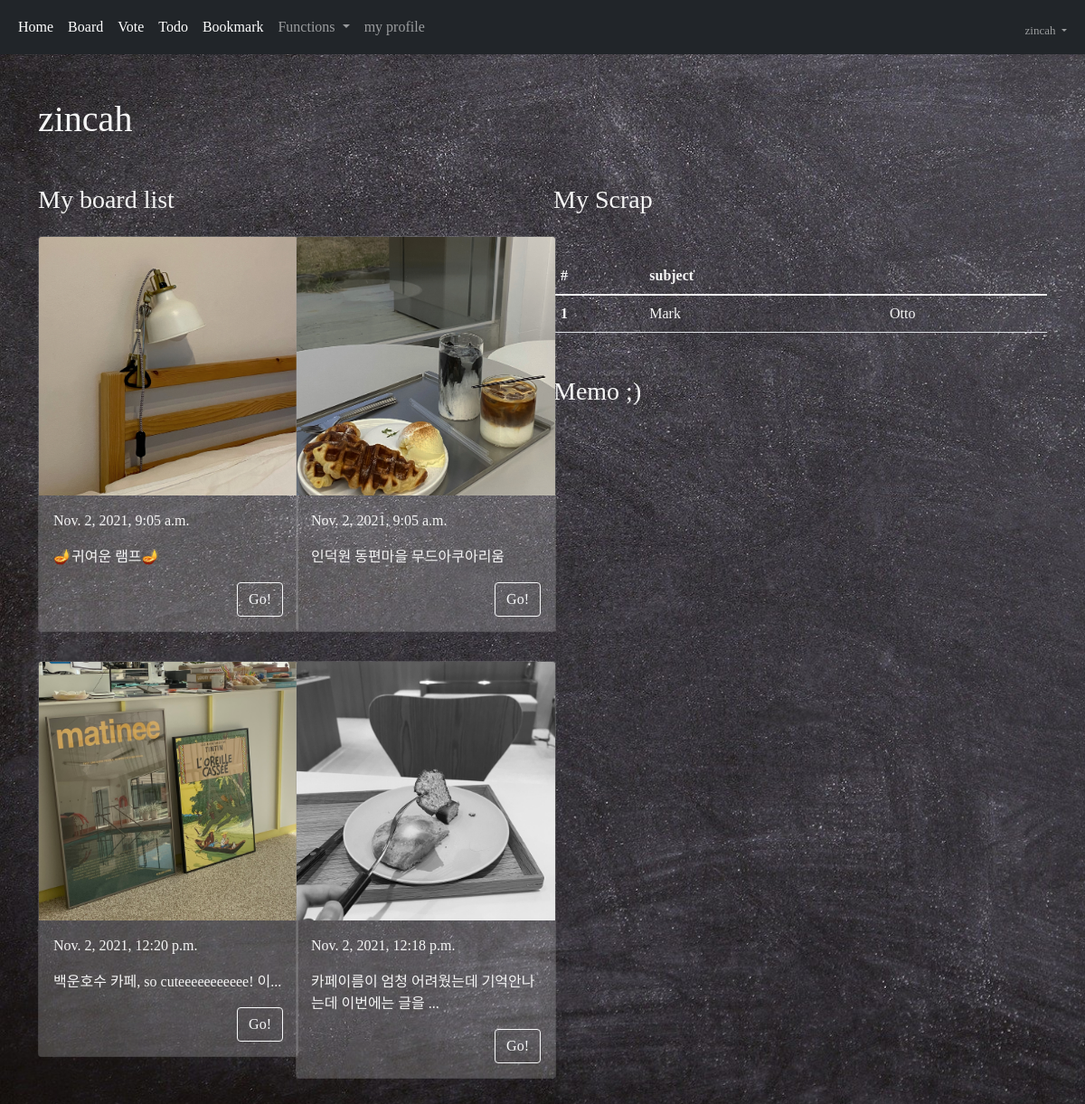
The app's page /mypage/ (signed in) with its own data.
### acc/models.py (models this page shows, shortened)
class User(AbstractUser):
    comment = models.TextField()
    nickname = models.CharField(max_length=30)
    email = models.EmailField()
    picture = models.ImageField(upload_to="usr")

### board/models.py (models this page shows, shortened)
class Board(models.Model):
    picture = models.ImageField(upload_to="boa")
    writer = models.CharField(max_length=30)
    content = models.TextField()
    pubdate = models.DateTimeField()
    like = models.ManyToManyField(User, blank=True)
    def summary(self):
        if len(self.content) > 30:
            return self.content[:30] + "..."
        return self.content

### mypage/views.py (the view)
# urls.py: path('', views.index, name="index"),
def index(request):
    b = Board.objects.all()
    context = {
        "myb" : b
    }
    return render(request, "mypage/index.html", context)

### template/mypage/index.html (shortened to what this page needs)
{% extends 'base.html' %}
{% block auth %}
<body>
    <div class="container my-5">
        <h1>{{ user.username }}</h1>
        <div class="row my-5">
            <div class="col-lg-6">
                <h3>My board list</h3>
                <div class="row">
                    {% for i in myb %}
                        {% if user.username == i.writer %}
                        <div class="col-lg-6">
                            <div class="card my-3" style="width: 18rem; background-color: rgba(245, 245, 245, 0.211);">
                                <img src="{{ i.picture.url }}" class="card-img-top">
                                <div class="card-body">
                                    <p class="card-text">{{ i.pubdate }}</p>
                                    <p class="card-text">{{ i.summary }}</p>
                                    <div class="text-end">
                                        <a href="{% url 'board:detail' i.id %}" class="btn btn-outline-light">Go!</a>
                                    </div>
                                </div>
                            </div>
                        </div>
                        {% endif %}
                    {% endfor %}
                </div>
            </div>
            <div class="col-lg-6">
                <div>
                    <h3>My Scrap</h3>
                    <table class="table table-hover my-5" style="color:whitesmoke;">
                        <thead>
                          <tr>
                            <th scope="col">#</th>
                            <th scope="col">subject</th>
                            <th scope="col"></th>
                          </tr>
                        </thead>
                        <tbody>
                          <tr>
                            <th scope="row">1</th>
                            <td>Mark</td>
                            <td>Otto</td>
                          </tr>
                        </tbody>
                      </table>
                </div>
                <div>
                    <h3>Memo ;)</h3>
                </div>
            </div>
        </div>
    </div>
</body>
{% endblock %}

### template/base.html (shortened to what this page needs)
<!doctype html>
<html lang="en">
  <head>
    <link href="https://cdn.jsdelivr.net/npm/bootstrap@5.1.3/dist/css/bootstrap.min.css" rel="stylesheet">
  </head>
  <body>
        {% if user.is_authenticated %}
        <nav class="navbar navbar-expand-lg navbar-dark bg-dark">
            <div class="container-fluid">
                <div class="collapse navbar-collapse" id="navbarSupportedContent">
                    <ul class="navbar-nav me-auto mb-2 mb-lg-0">
                        <li class="nav-item">
                            <a class="nav-link active" aria-current="page" href="{% url 'acc:index' %}">Home</a>
                        </li>
                        <li class="nav-item">
                            <a class="nav-link active" aria-current="page" href="{%url 'board:index' %}">Board</a>
                        </li>
                        <li class="nav-item">
                            <a class="nav-link active" aria-current="page" href="{%url 'vote:index' %}">Vote</a>
                        </li>
                        <li class="nav-item">
                            <a class="nav-link active" aria-current="page" href="{%url 'todo:index' %}">Todo</a>
                        </li>
                        <li class="nav-item">
                            <a class="nav-link active" aria-current="page" href="{%url 'book:index' %}">Bookmark</a>
                        </li>
                        <li class="nav-item dropdown">
                            <a class="nav-link dropdown-toggle" href="#" id="navbarDropdown" role="button" data-bs-toggle="dropdown" aria-expanded="false">
                              Functions
                            </a>
                        </li>
                        <li class="nav-item">
                            <a class="nav-link" href="{% url 'acc:profile' %}">my profile</a>
                        </li>
                    </ul>
                    <ul class="navbar-nav ms-auto mb-2 mb-lg-0">
                        <li class="nav-item dropdown mt-2" style="font-size: small;">
                            <a class="nav-link dropdown-toggle" href="#" id="navbarDropdown" role="button" data-bs-toggle="dropdown" aria-expanded="false">
                            {{ user.username }}
                            </a>
                        </li>
                    </ul>
                </div>
            </div>
        </nav>
            {% block auth %}
            {% endblock %}
        {% endif %}
  </body>
</html>

### template/base.html (style rules this page uses)
body { background-image: url('/media/base.jpg'); font-family: Comic Sans MS; background-size: cover; }

### template/mypage/index.html (style rules this page uses)
body { color:whitesmoke; }

### records on screen
User: username "zincah"
Board: picture (picture), pubdate "Nov. 2, 2021, 9:05 a.m.", summary "🪔귀여운 램프🪔"
Board: picture (picture), pubdate "Nov. 2, 2021, 9:05 a.m.", summary "인덕원 동편마을 무드아쿠아리움"
Board: picture (picture), pubdate "Nov. 2, 2021, 12:20 p.m.", summary "백운호수 카페, so cuteeeeeeeeeee! 이..."
Board: picture (picture), pubdate "Nov. 2, 2021, 12:18 p.m.", summary "카페이름이 엄청 어려웠는데 기억안나는데 이번에는 글을 ..."
